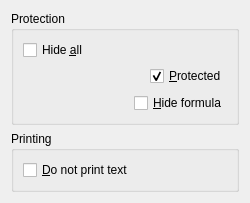
<ui version="4.0" >
 <author>The KSpread Team &lt;calligra-devel@kde.org></author>
 <comment>This file is part of the KDE project
Copyright (C) 2006 The KSpread Team &lt;calligra-devel@kde.org>

This library is free software; you can redistribute it and/or
modify it under the terms of the GNU Library General Public
License as published by the Free Software Foundation; either
version 2 of the License, or (at your option) any later version.

This library is distributed in the hope that it will be useful,
but WITHOUT ANY WARRANTY; without even the implied warranty of
MERCHANTABILITY or FITNESS FOR A PARTICULAR PURPOSE.  See the
GNU Library General Public License for more details.

You should have received a copy of the GNU Library General Public
License along with this library; see the file COPYING.LIB.  If not,
write to the Free Software Foundation, Inc., 51 Franklin Street,
Fifth Floor, Boston, MA 02110-1301, USA.</comment>
 <class>ProtectionWidget</class>
 <widget class="QWidget" name="ProtectionWidget" >
  <property name="geometry" >
   <rect>
    <x>0</x>
    <y>0</y>
    <width>250</width>
    <height>203</height>
   </rect>
  </property>
  <property name="whatsThis" >
   <string>This tab enables you to set Cell Protection. All cells are protected by default (that means cell content cannot be changed) and for the cell protection to be active you also need to protect the sheet using the Tools -> Protect Sheet... menu and to provide a password.
You can also hide the cell formula in order to protect the way you calculate the formula. This also needs to enable sheet protection to work.
You can hide the cell content with Hide all and again this needs sheet protection.
You can learn more about all these settings in the User Manual in the Advanced Calligra Sheets chapter.</string>
  </property>
  <layout class="QGridLayout" >
   <item row="1" column="0" >
    <widget class="QGroupBox" name="groupBox2" >
     <property name="title" >
      <string>Printing</string>
     </property>
     <layout class="QGridLayout" >
      <item row="0" column="0" >
       <widget class="QCheckBox" name="m_bDontPrint" >
        <property name="whatsThis" >
         <string>If checked, the content of the cell will not be printed. If this is not checked (default), the cell content will be printed.
Note that you can print it even if the cell is protected</string>
        </property>
        <property name="text" >
         <string>&amp;Do not print text</string>
        </property>
       </widget>
      </item>
     </layout>
    </widget>
   </item>
   <item row="0" column="0" >
    <widget class="QGroupBox" name="groupBox1" >
     <property name="title" >
      <string>Protection</string>
     </property>
     <layout class="QGridLayout" >
      <item row="0" column="0" >
       <layout class="QVBoxLayout" >
        <item>
         <widget class="QCheckBox" name="m_bHideAll" >
          <property name="whatsThis" >
           <string>This hides the cell content and works only when the sheet is protected. Whether the cell itself is protected or not does not matter.</string>
          </property>
          <property name="text" >
           <string>Hide &amp;all</string>
          </property>
         </widget>
        </item>
        <item>
         <layout class="QHBoxLayout" >
          <item>
           <spacer>
            <property name="orientation" >
             <enum>Qt::Horizontal</enum>
            </property>
            <property name="sizeType" >
             <enum>QSizePolicy::Expanding</enum>
            </property>
            <property name="sizeHint" >
             <size>
              <width>30</width>
              <height>21</height>
             </size>
            </property>
           </spacer>
          </item>
          <item>
           <widget class="QCheckBox" name="m_bIsProtected" >
            <property name="whatsThis" >
             <string>If checked, the cell content will be protected. This is the default behavior. You need to protect the whole sheet using the Tools -> Protect Sheet... menu option for this individual cell protection to work. See the manual for more details in the Advanced Calligra Sheets chapter. When a cell is protected, its content cannot be changed.</string>
            </property>
            <property name="text" >
             <string>&amp;Protected</string>
            </property>
            <property name="checked" >
             <bool>true</bool>
            </property>
           </widget>
          </item>
         </layout>
        </item>
        <item>
         <layout class="QHBoxLayout" >
          <item>
           <spacer>
            <property name="orientation" >
             <enum>Qt::Horizontal</enum>
            </property>
            <property name="sizeType" >
             <enum>QSizePolicy::Expanding</enum>
            </property>
            <property name="sizeHint" >
             <size>
              <width>30</width>
              <height>20</height>
             </size>
            </property>
           </spacer>
          </item>
          <item>
           <widget class="QCheckBox" name="m_bHideFormula" >
            <property name="whatsThis" >
             <string>When this is checked, the cell is still visible. However, its contents do not appear in the Formula bar. Hiding formula is only working for cells that contain formulae so the user cannot view the formula. And the sheet must be protected for this to work.</string>
            </property>
            <property name="text" >
             <string>&amp;Hide formula</string>
            </property>
           </widget>
          </item>
         </layout>
        </item>
       </layout>
      </item>
     </layout>
    </widget>
   </item>
   <item row="2" column="0" >
    <spacer>
     <property name="orientation" >
      <enum>Qt::Vertical</enum>
     </property>
     <property name="sizeType" >
      <enum>QSizePolicy::Expanding</enum>
     </property>
     <property name="sizeHint" >
      <size>
       <width>20</width>
       <height>20</height>
      </size>
     </property>
    </spacer>
   </item>
  </layout>
 </widget>
  <tabstops>
  <tabstop>m_bHideAll</tabstop>
  <tabstop>m_bIsProtected</tabstop>
  <tabstop>m_bHideFormula</tabstop>
  <tabstop>m_bDontPrint</tabstop>
 </tabstops>
 <includes>
  <include location="global" >kdialog.h</include>
 </includes>
 <resources/>
 <connections/>
</ui>
